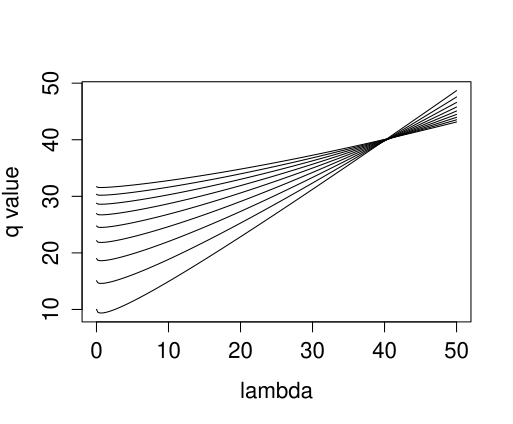

Here is the R script that generated this plot:
dim <- 10
base_name <-paste('../results/doe/qfun-dim-', toString(dim), '-', sep = '')  
time_periods <- 10


q <- read.csv(paste(base_name, 'tp-1.csv', sep = ''), header=FALSE)
plot(q, type = 'l', xlab = 'lambda', ylab = 'q value')

for (t in seq(2, time_periods-1)) {
  q <- read.csv(paste(base_name, 'tp-', toString(t), '.csv', sep = ''), header=FALSE)
  lines(q)
}

min_file_name <- paste('../results/doe/qfun-myopic-min-dim-', toString(dim), '.csv', sep = '') 
min_points <- read.csv(min_file_name, header=FALSE)
plot(min_points, xlab='time period', ylab='qfun minimum', main=paste('dimension',toString(dim)))
